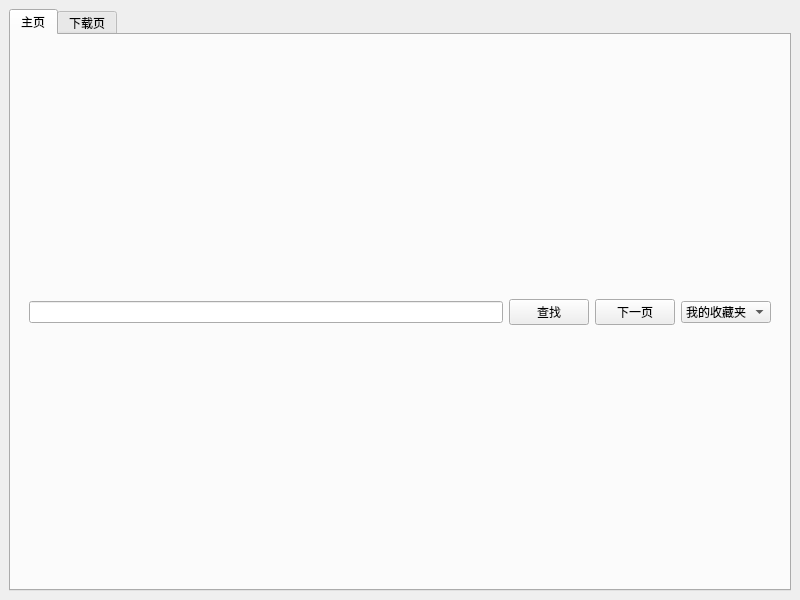
<?xml version="1.0" encoding="UTF-8"?>
<ui version="4.0">
 <class>MainWindow</class>
 <widget class="QMainWindow" name="MainWindow">
  <property name="geometry">
   <rect>
    <x>0</x>
    <y>0</y>
    <width>800</width>
    <height>600</height>
   </rect>
  </property>
  <property name="minimumSize">
   <size>
    <width>800</width>
    <height>600</height>
   </size>
  </property>
  <property name="maximumSize">
   <size>
    <width>800</width>
    <height>600</height>
   </size>
  </property>
  <property name="windowTitle">
   <string>Tiktok Down</string>
  </property>
  <property name="windowIcon">
   <iconset>
    <normaloff>icon.png</normaloff>icon.png</iconset>
  </property>
  <widget class="QWidget" name="centralwidget">
   <layout class="QVBoxLayout" name="verticalLayout">
    <item>
     <widget class="QTabWidget" name="tabWidget">
      <property name="currentIndex">
       <number>0</number>
      </property>
      <widget class="QWidget" name="home_tab">
       <property name="toolTip">
        <string/>
       </property>
       <attribute name="title">
        <string>主页</string>
       </attribute>
       <layout class="QHBoxLayout" name="horizontalLayout_2">
        <item>
         <widget class="QWidget" name="widget" native="true">
          <layout class="QHBoxLayout" name="horizontalLayout">
           <item>
            <widget class="QLineEdit" name="url_edit"/>
           </item>
           <item>
            <widget class="QPushButton" name="find_btn">
             <property name="text">
              <string>查找</string>
             </property>
            </widget>
           </item>
           <item>
            <widget class="QPushButton" name="next_btn">
             <property name="text">
              <string>下一页</string>
             </property>
            </widget>
           </item>
           <item>
            <widget class="QComboBox" name="comboBox">
             <item>
              <property name="text">
               <string>我的收藏夹</string>
              </property>
             </item>
            </widget>
           </item>
          </layout>
         </widget>
        </item>
       </layout>
      </widget>
      <widget class="QWidget" name="down_tab">
       <attribute name="title">
        <string>下载页</string>
       </attribute>
       <layout class="QVBoxLayout" name="verticalLayout_2">
        <item>
         <widget class="QWidget" name="widget_2" native="true">
          <layout class="QHBoxLayout" name="horizontalLayout_3">
           <item>
            <widget class="QLabel" name="label">
             <property name="text">
              <string>总计：0/下载中：0暂停：0下载完：0队列中：0</string>
             </property>
            </widget>
           </item>
           <item>
            <widget class="QPushButton" name="pushButton">
             <property name="text">
              <string>全部继续</string>
             </property>
            </widget>
           </item>
           <item>
            <widget class="QPushButton" name="pushButton_2">
             <property name="text">
              <string>全部暂停</string>
             </property>
            </widget>
           </item>
           <item>
            <widget class="QPushButton" name="pushButton_3">
             <property name="text">
              <string>全部删除</string>
             </property>
            </widget>
           </item>
           <item>
            <widget class="QPushButton" name="pushButton_4">
             <property name="text">
              <string>删除已完成</string>
             </property>
            </widget>
           </item>
          </layout>
         </widget>
        </item>
        <item>
         <widget class="QWidget" name="widget_3" native="true"/>
        </item>
       </layout>
      </widget>
     </widget>
    </item>
   </layout>
  </widget>
 </widget>
 <resources/>
 <connections/>
</ui>
